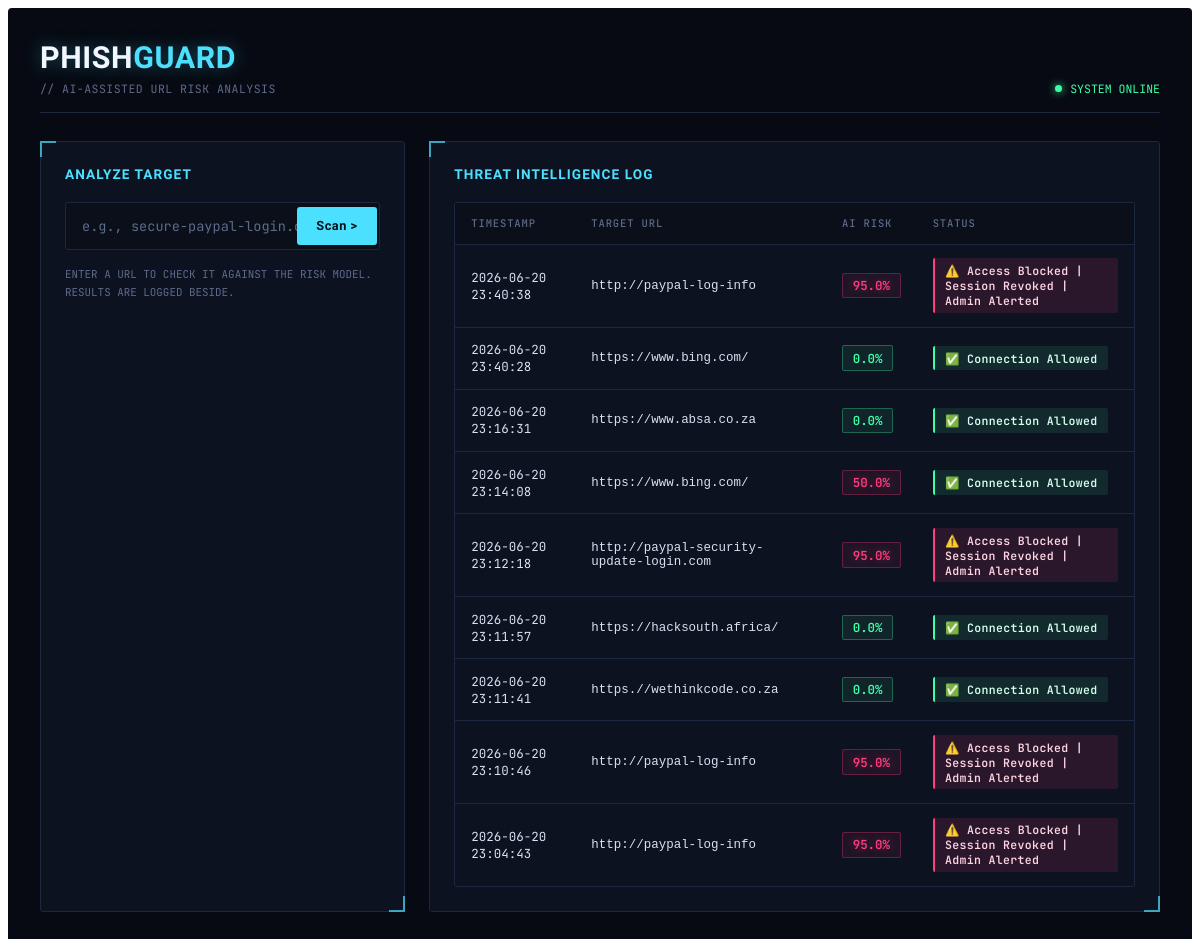
The app's page /, older data.
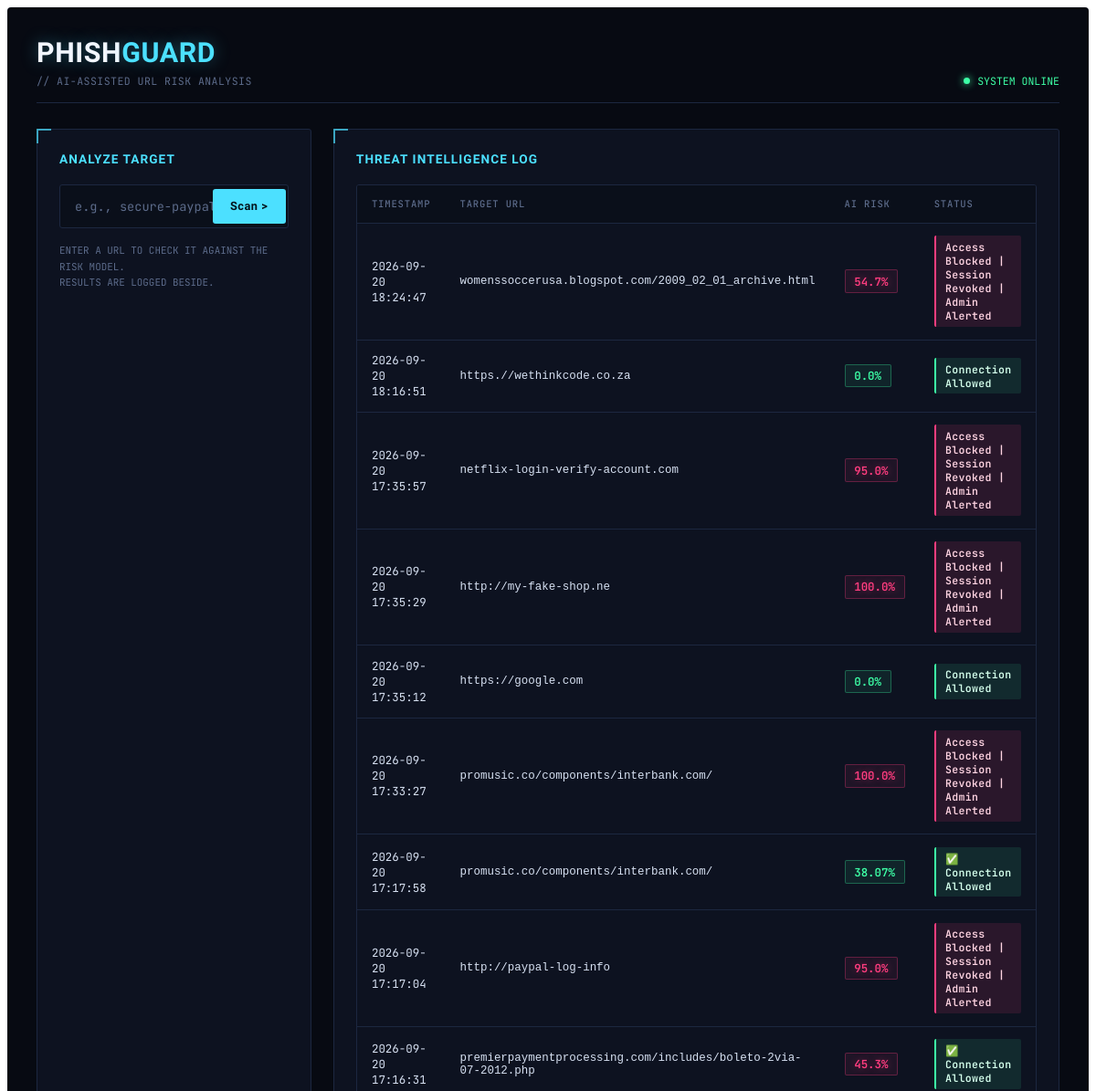
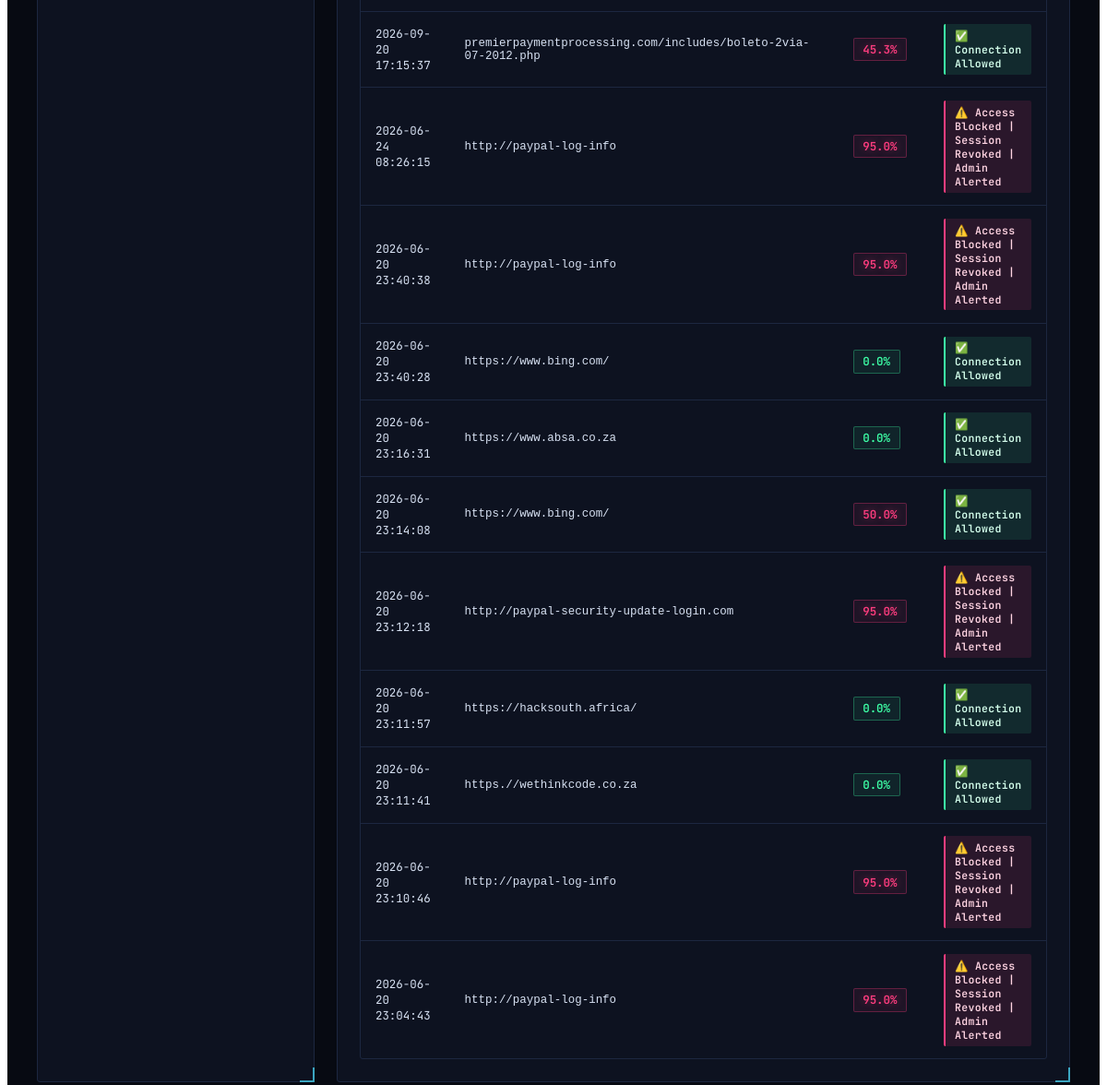
The same page, newer data (2 pictures, top to bottom).
### tables this page shows
CREATE TABLE threat_logs (
            id INTEGER PRIMARY KEY AUTOINCREMENT,
            timestamp DATETIME DEFAULT (datetime('now', 'localtime')),
            url TEXT NOT NULL,
            risk_score REAL NOT NULL,
            status TEXT NOT NULL,
            action_taken TEXT NOT NULL
        );

### app.py (the view)
@app.route('/')
def dashboard():
    logs = get_all_logs()
    return render_template('dashboard.html', logs=logs)

### database.py (called while the page is built)
def get_all_logs():
    conn = sqlite3.connect(DB_FILE)
    cursor = conn.cursor()
    cursor.execute("SELECT * FROM threat_logs ORDER BY timestamp DESC")
    logs = cursor.fetchall()
    conn.close()
    return logs

### templates/dashboard.html (shortened to what this page needs)
{% block content %}
<div class="pg-root">
  <div class="pg-header">
    <div>
      <h1 class="pg-title">PHISH<span>GUARD</span></h1>
      <div class="pg-subtitle">// AI-ASSISTED URL RISK ANALYSIS</div>
    </div>
    <div class="pg-status">
      <span class="pg-dot"></span> SYSTEM ONLINE
    </div>
  </div>
  <div class="pg-grid">
    <div class="pg-panel">
      <h2>Analyze Target</h2>
      <form action="/scan" method="POST">
        <div class="pg-input-row">
          <input type="text" name="url" placeholder="e.g., secure-paypal-login.com" required>
          <button type="submit" class="pg-btn">Scan &gt;</button>
        </div>
      </form>
      <div class="pg-hint">
        ENTER A URL TO CHECK IT AGAINST THE RISK MODEL.<br>
        RESULTS ARE LOGGED BESIDE.
      </div>
    </div>
    <div class="pg-panel">
      <h2>Threat Intelligence Log</h2>
      <div class="pg-table-wrap">
        <table class="pg-table">
          <thead>
            <tr>
              <th>Timestamp</th>
              <th>Target URL</th>
              <th>AI Risk</th>
              <th>Status</th>
            </tr>
          </thead>
          <tbody>
            {% if logs %}
              {% for log in logs %}
              <tr>
                <td class="pg-url">{{ log[1] }}</td>
                <td class="pg-url"><code>{{ log[2] }}</code></td>
                <td>
                  {% if log[3] >= 40.0 %}
                    <span class="pg-risk pg-risk--high">{{ log[3] }}%</span>
                  {% else %}
                    <span class="pg-risk pg-risk--low">{{ log[3] }}%</span>
                  {% endif %}
                </td>
                <td>
                  {% if log[4] == 'MALICIOUS' %}
                    <span class="pg-tag pg-tag--bad">{{ log[5] }}</span>
                  {% else %}
                    <span class="pg-tag pg-tag--ok">{{ log[5] }}</span>
                  {% endif %}
                </td>
              </tr>
              {% endfor %}
            {% else %}
              <tr>
                <td colspan="4" class="pg-empty">NO TRAFFIC LOGGED IN phishguard.db — SUBMIT A URL TO BEGIN.</td>
              </tr>
            {% endif %}
          </tbody>
        </table>
      </div>
    </div>
  </div>
</div>
{% endblock %}

Row changes from the older to the newer data that the page shows:
added threat_logs: timestamp "2026-09-20 18:24:47", url "womenssoccerusa.blogspot.com/2009_02_01_archive.html", risk_score "54.7", action_taken "Access Blocked | Session Revoked | Admin Alerted"
added threat_logs: timestamp "2026-09-20 18:16:51", url "https.//wethinkcode.co.za", risk_score "0.0", action_taken "Connection Allowed"
added threat_logs: timestamp "2026-09-20 17:35:57", url "netflix-login-verify-account.com", risk_score "95.0", action_taken "Access Blocked | Session Revoked | Admin Alerted"
added threat_logs: timestamp "2026-09-20 17:35:29", url "http://my-fake-shop.ne", risk_score "100.0", action_taken "Access Blocked | Session Revoked | Admin Alerted"
added threat_logs: timestamp "2026-09-20 17:35:12", url "https://google.com", risk_score "0.0", action_taken "Connection Allowed"
added threat_logs: timestamp "2026-09-20 17:33:27", url "promusic.co/components/interbank.com/", risk_score "100.0", action_taken "Access Blocked | Session Revoked | Admin Alerted"
added threat_logs: timestamp "2026-09-20 17:17:58", url "promusic.co/components/interbank.com/", risk_score "38.07", action_taken "✅ Connection Allowed"
added threat_logs: timestamp "2026-09-20 17:17:04", url "http://paypal-log-info", risk_score "95.0", action_taken "Access Blocked | Session Revoked | Admin Alerted"
added threat_logs: timestamp "2026-09-20 17:16:31", url "premierpaymentprocessing.com/includes/boleto-2via-07-2012.php", risk_score "45.3", action_taken "✅ Connection Allowed"
added threat_logs: timestamp "2026-09-20 17:15:37", url "premierpaymentprocessing.com/includes/boleto-2via-07-2012.php", risk_score "45.3", action_taken "✅ Connection Allowed"
added threat_logs: timestamp "2026-06-24 08:26:15", url "http://paypal-log-info", risk_score "95.0", action_taken "⚠️ Access Blocked | Session Revoked | Admin Alerted"
